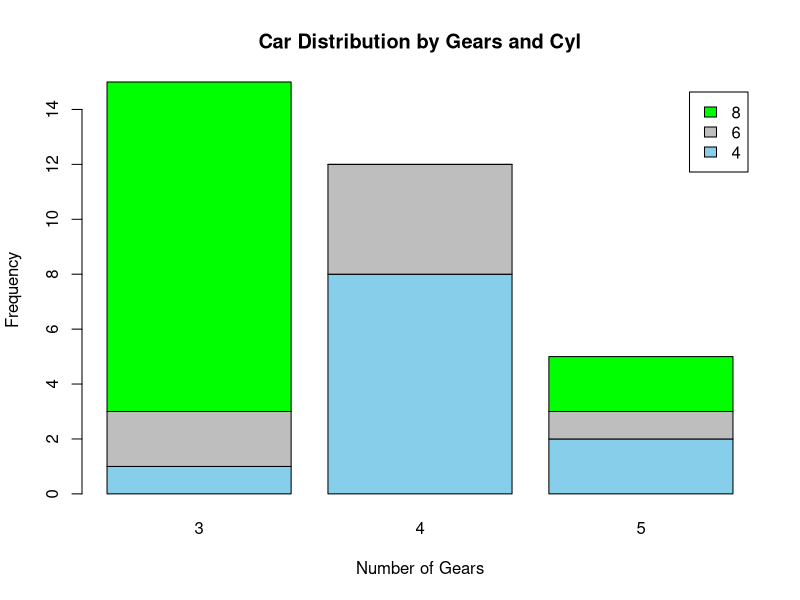
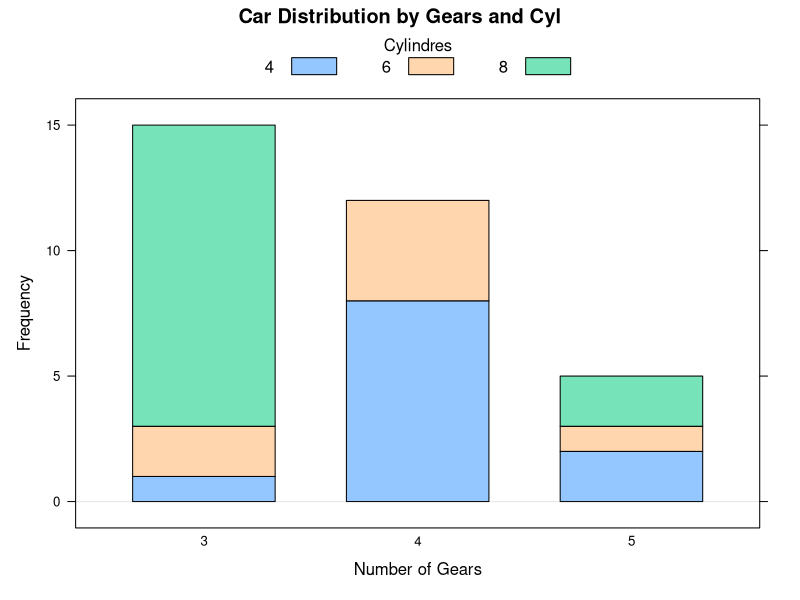
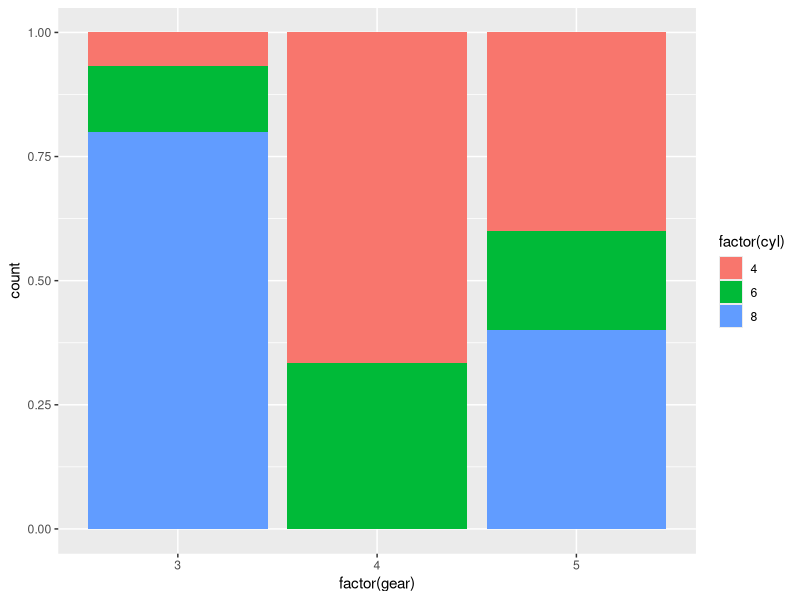

Here is the R script that generated these plots, in order:
## ---- chunk 1
counts <- table(mtcars$cyl, mtcars$gear)
counts

## ---- chunk 2
counts <- table(mtcars$cyl, mtcars$gear)
barplot(counts, main="Car Distribution by Gears and Cyl",
  xlab="Number of Gears", ylab="Frequency", col=c("skyblue","gray","green"),
 	legend = rownames(counts), beside=FALSE)

## ---- chunk 3
library("lattice")
counts <- table(mtcars$gear, mtcars$cyl)
barchart(counts, stack = TRUE, horizontal="false", main="Car Distribution by Gears and Cyl",     xlab="Number of Gears", ylab="Frequency", 
         auto.key = list(space="top", columns=3, title="Cylindres", cex.title=1))

## ---- chunk 4
library("ggplot2")
g <- ggplot(mtcars, aes(factor(gear), fill=factor(cyl))) + geom_bar( position = "fill")
g + labs(list(title = "Car Distribution by Gears and Cyl", x="Number of Gears", y="Frequency"))

